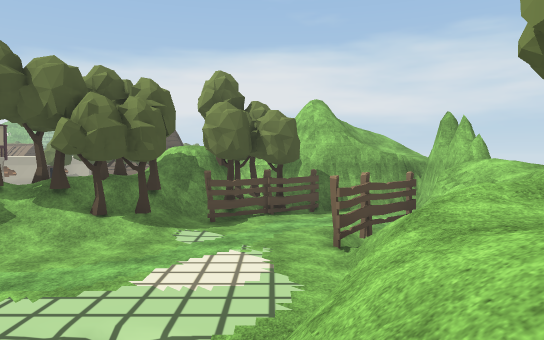
View 1 (above)

24 first-person views from a walk through a scene from a Unity 3-D project. The camera is 1.5 m above the floor, tilts 2° down and sees 70° across. The floor is counted in squares, 2 m on a side. Each view is taken from the middle of a square. On the plan, view 1 faces up. The plan holds only what a view shows up to about 12 squares ahead; the rest is blank. The place goes on beyond the plan. Some animated figures are left out. Some surface patterns are stand-ins.

View 2
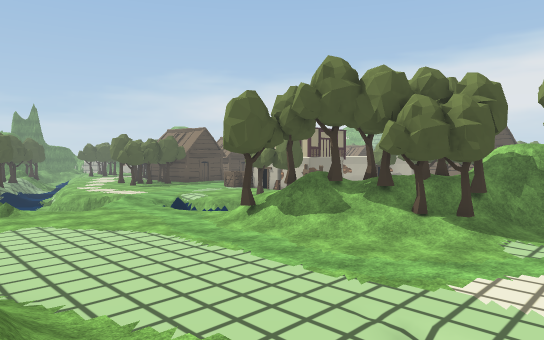

View 3
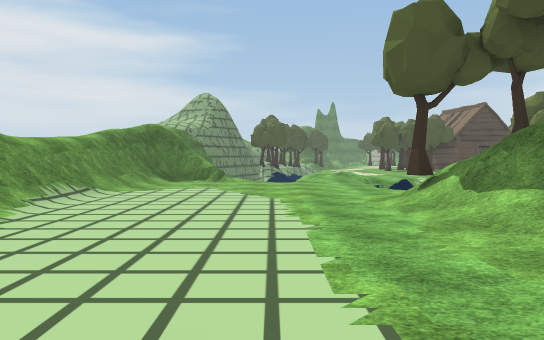

View 4
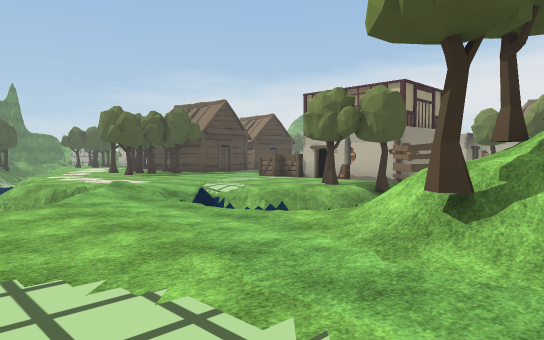

View 5
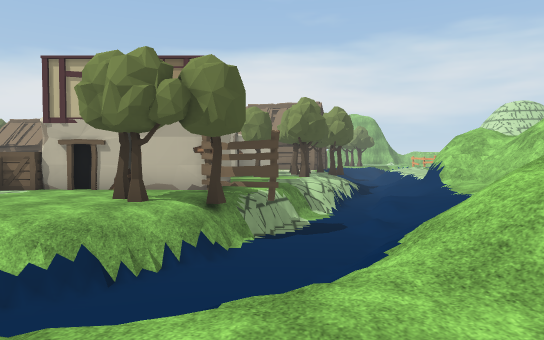

View 6
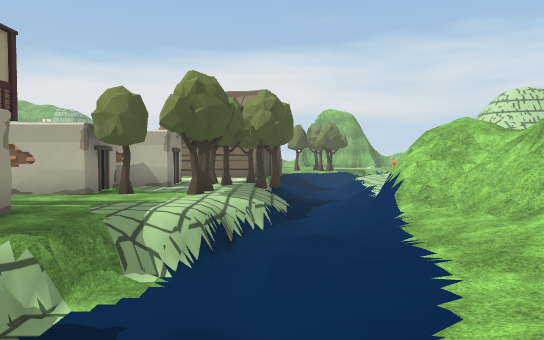

View 7
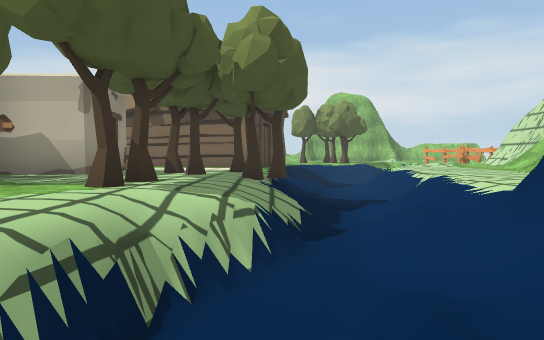

View 8
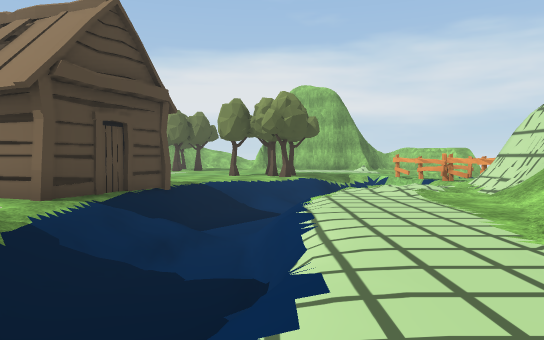

View 9
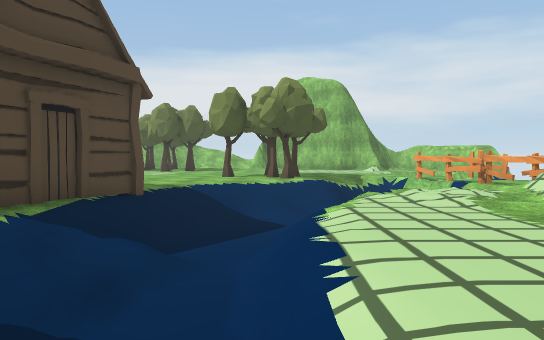

View 10
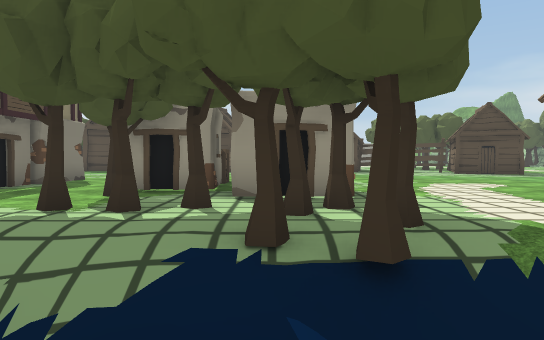

View 11
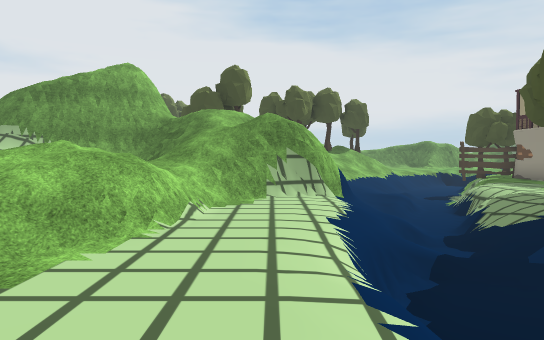

View 12
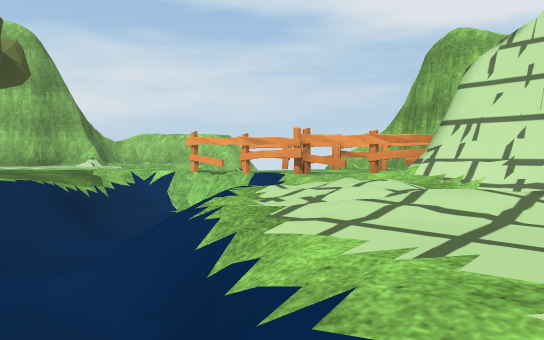

View 13
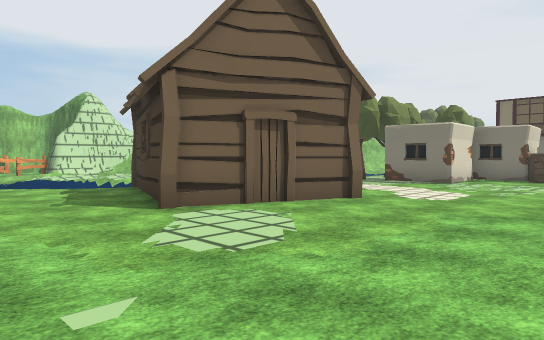

View 14
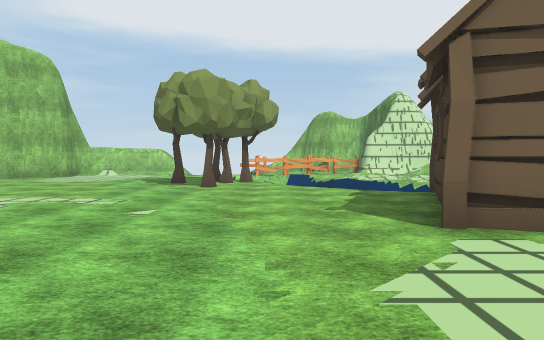

View 15
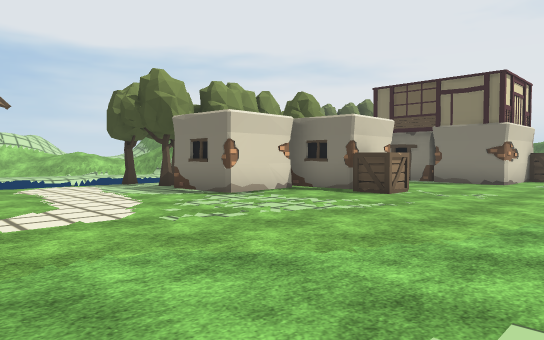

View 16
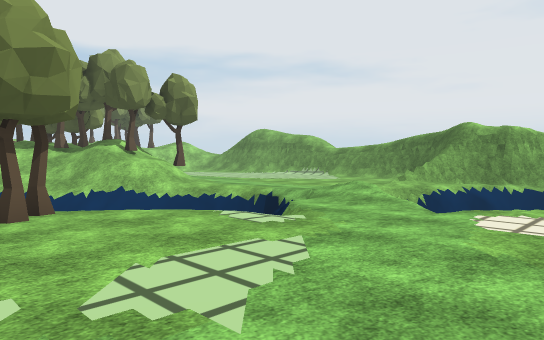

View 17
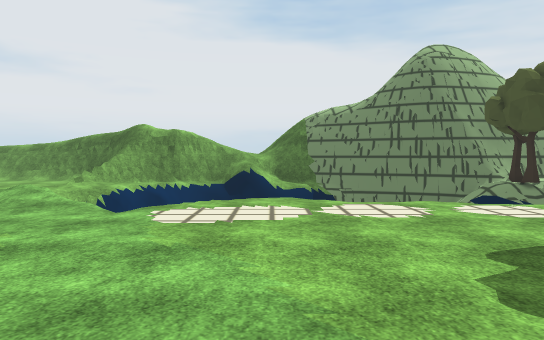

View 18
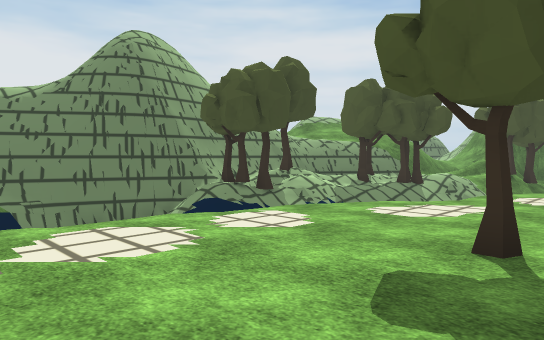

View 19
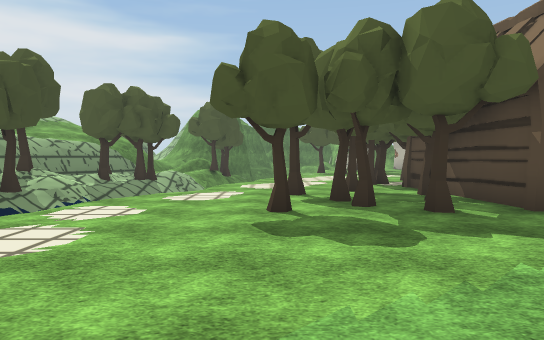

View 20
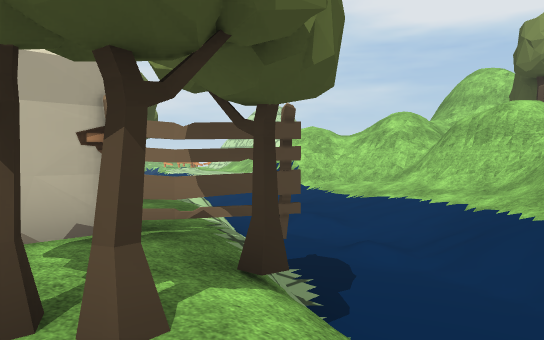

View 21
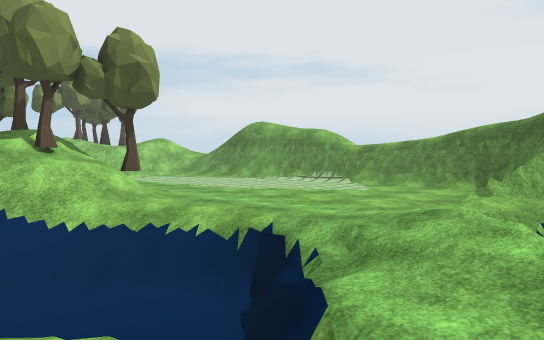

View 22
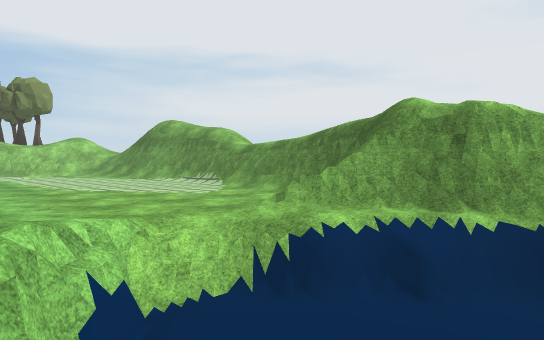

View 23
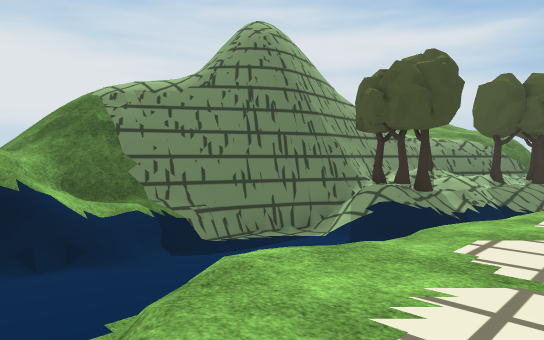

View 24
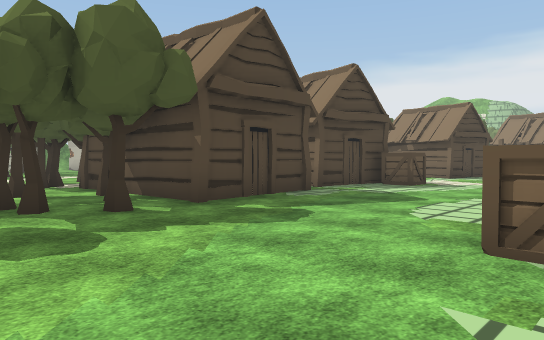

### Floor plan
Key: @ floor where view 1 was taken; # wall or solid block; . main floor; - floor 0.25 m lower than the main floor; _ floor 1 m lower than the main floor; : floor 1.25 m higher than the main floor; < floor 1.75 m lower than the main floor; + floor 2.75 m higher than the main floor; * floor 3 m higher than the main floor; / step, stairs or slope; = window, fence, low wall or low ledge; v drop or lower ground; T tree; F fence; C crate; H hut; O other object.
Columns run from 28 left of view 1 to 5 right of it. Each row starts with its distance up from view 1.
 35                ........TTT./..
 34             . ..........T.-/#. O
 33              ...........///<<..O##
 32             ...........////< O..O#
 31             .....#....///// /O..O#
 30             .....####./<<////.O
 29             .....#  ##=<<=//.##
 28           . ....##  #//</////#
 27            ........##////..//#
 26           ...........//<=.../
 25           ...........//<v.../
 24            ..........//<=../
 23            .....###TTT/<=.///
 22        /.  .....###.TT///////
 21        ... ...C.#..T.////.//
 20     HHHC.. ...C##..T.////=//
 19       H...  ...##T.T-///##//
 18      HH.... ........v<//#///   //
 17       ..... ........=<//#///=####
 16     HHH.... .####..//////#///##
 15       H......####..=<////#///#
 14 OOOHHHH....CC#####==<///#=
 13 OTT.TT...........FF<////#
 12  ...T..T.......TTT<<////###T #####
 11 .....TT.........-_<<//////#TTF.//#
 10 ....T..T......./=<</////TTFTF.// #
  9 =/............//<<////T//T/.../F
  8  =//........../=<////TT:T//../F==*
  7     =/......///#=////////....F  /+
  6 ////    //.= <#/..../T//.....// /
  5 T/////<   =< <<#.............=/ T
  4 =/T.T//< <<<<<=/.............=/T
  3 ####T#/<<<<<<=//.........../=//
  2   ########===#==........... ///
  1         ###=####///....///  //
  0          ==##  ##==/vvv  #  @
 -1                 =////

Positions as (right, up) in squares from view 1, and headings:
1: (0, 0), facing up
2: (0, 0), facing up-left
3: (-1, 4), facing left
4: (-6, 3), facing up-left
5: (-10, 5), facing up
6: (-7, 10), facing up
7: (-7, 15), facing up
8: (-4, 20), facing up
9: (-4, 22), facing up
10: (-4, 22), facing left
11: (-3, 27), facing down
12: (-4, 27), facing up-right
13: (-16, 34), facing down-right
14: (-15, 33), facing right
15: (-18, 28), facing down-right
16: (-18, 13), facing down-right
17: (-18, 13), facing down
18: (-18, 11), facing down-left
19: (-16, 10), facing left
20: (-13, 10), facing up-right
21: (-15, 10), facing down-right
22: (-17, 7), facing down-right
23: (-16, 8), facing down-left
24: (-16, 10), facing up-left
